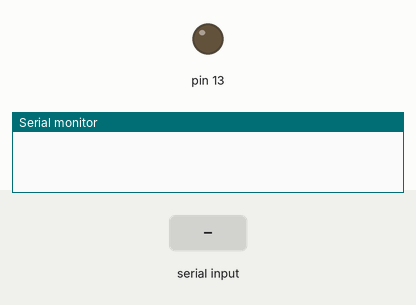
Simulated run of this sketch. Board: Arduino Uno, built with avr-gcc and run on an emulated ATmega328P. Shown: output pins drawn as LEDs (lit = HIGH), the last lines printed to the serial monitor. Inputs (shaded band) come from the test bench.

Above: at 1.2 s.
1.3 s: "on" received over the second serial link
At 2.4 s:
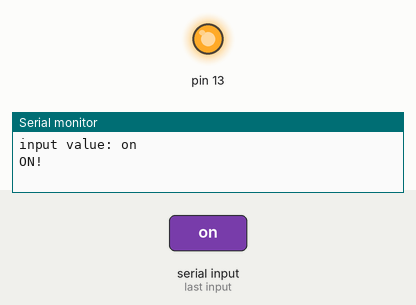
2.8 s: "off" received over the second serial link
At 3.7 s:
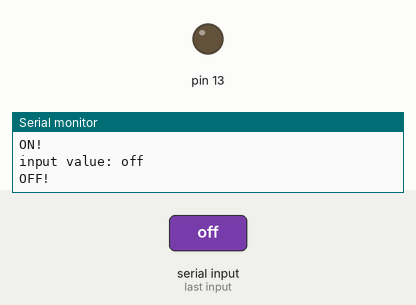
Timing chart, 0 to 5.8 s (numbered marks = the images above; inputs shaded):
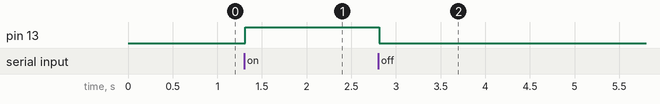

Measured:
- after the input at 1.3 s, pin 13: LOW → HIGH at once
- after the input at 2.8 s, pin 13: HIGH → LOW at once

The sketch:

BTE3.ino
```cpp
#include <SoftwareSerial.h>
//시리얼 통신 라이브러리 호출
int blueTx=11; //Tx (보내는핀 설정)
int blueRx=10; //Rx (받는핀 설정)
SoftwareSerial mySerial(blueTx, blueRx);
String myString=""; //받는 문자열
void setup() {
  Serial.begin(9600);
  mySerial.begin(9600); //블루투스 시리얼
  pinMode(13, OUTPUT);
}
void loop() {

  while(mySerial.available())
  {
    char myChar = (char)mySerial.read();
    //mySerial int형식의 값을 char형식으로 변환
    myString+=myChar;
    delay(5); //수신 문자열 끊김 방지
  }
  if(!myString.equals(""))
  {
    Serial.println("input value: "+myString);
    if(myString.equals("on"))
    {
      digitalWrite(13, HIGH); //LED ON
      Serial.println("ON!");
    }
    else if(myString=="off")
    {
      digitalWrite(13, LOW); //LED OFF
      Serial.println("OFF!");
    }
    else Serial.println("?");

    myString=""; //myString 변수값 초기화
  }


}
```
